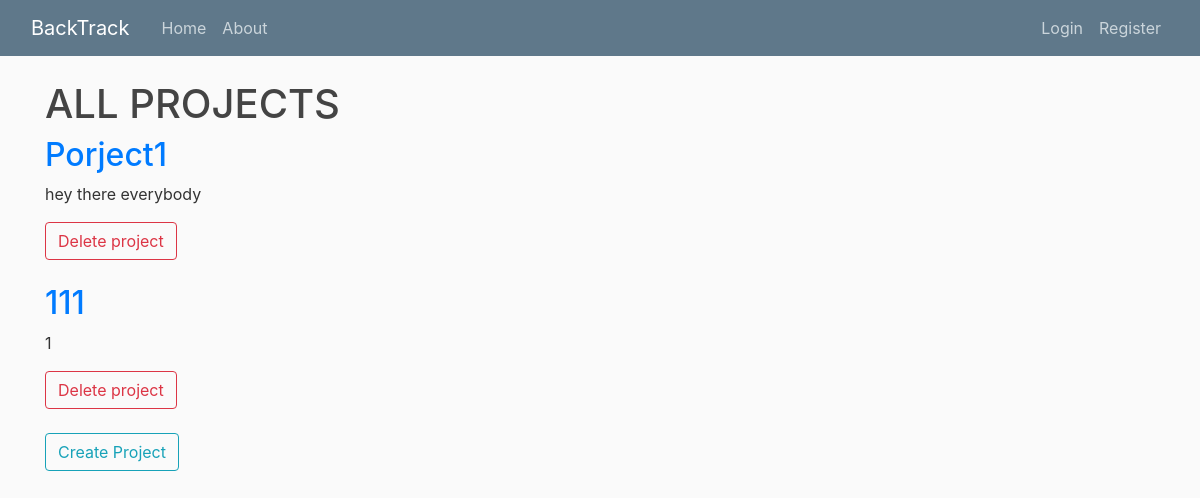
Before: / with the older database file.
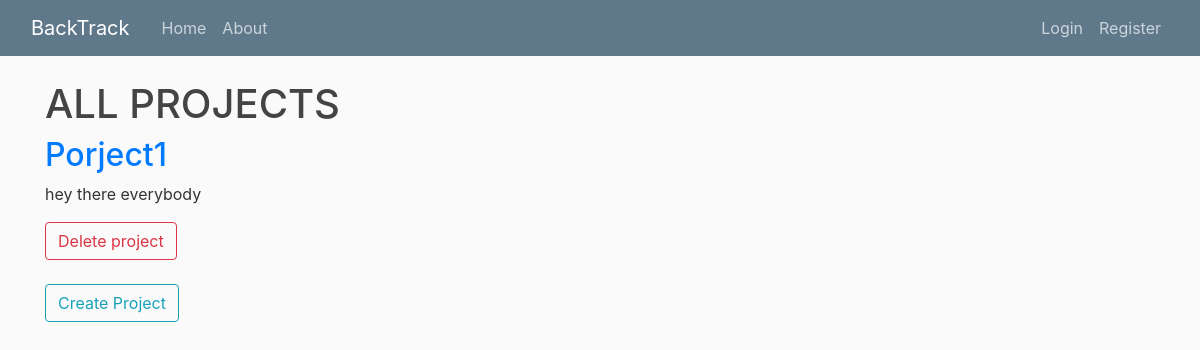
After: the same page with the newer database file.
### project/models.py (models this page shows, shortened)
class Project(models.Model):
	title = models.CharField(max_length=20, unique=True)
	details = models.TextField()
	slug = models.SlugField(unique=True, default="")
	duration = models.IntegerField("Sprint Duration(week)", default=2)

### project/views.py (the view)
# urls.py: path('', ProjectListView.as_view(), name='project-home'),
class ProjectListView(ListView):
	model = Project
	template_name = 'project/home.html'
	context_object_name = 'projects'

### templates/project/home.html
{% extends "base_noSidebar.html" %}
{% block content %}
<h1>ALL PROJECTS</h1>
{% for project in projects %}
	<h2><a href="{% url 'productBacklog-home' project.slug %}">{{ project.title }}</a></h2>
	<p align="justify">{{ project.details }}</p>
	<a class="btn btn-outline-danger" href="{% url 'project-delete' project.slug %}">Delete project</a>
	<br/>
	<br/>
{% endfor %}
<a class="btn btn-outline-info" href="{% url 'project-create' %}">Create Project</a>
{% endblock content %}

### templates/base_noSidebar.html (shortened to what this page needs)
{% load static %}
<!DOCTYPE html>
<html>
<head>
	<link rel="stylesheet" href="https://stackpath.bootstrapcdn.com/bootstrap/4.3.1/css/bootstrap.min.css">
    <link rel="stylesheet" type="text/css" href="{% static 'PBI/main.css' %}">
</head>
<body>
	<header class="site-header">
	  <nav class="navbar navbar-expand-md navbar-dark bg-steel fixed-top">
	    <div class="container-fluid">
	      <a class="navbar-brand mr-4" href="{% url 'project-home'%}">BackTrack</a>
	      <div class="collapse navbar-collapse" id="navbarToggle">
	        <div class="navbar-nav mr-auto">
	          <a class="nav-item nav-link" href="{% url 'project-home'%}">Home</a>
	          <a class="nav-item nav-link" href="#">About</a>
	        </div>
	        <div class="navbar-nav">
	           {% if user.is_authenticated%}
					<a class="nav-item nav-link" href="{% url 'profile'%}">Profile</a>
	          		<a class="nav-item nav-link" href="{% url 'logout'%}">Logout</a>
	          {% else %}
	          		<a class="nav-item nav-link" href="{% url 'login'%}">Login</a>
	          		<a class="nav-item nav-link" href="{% url 'register'%}">Register</a>
	          {% endif %}
	        </div>
	      </div>
	    </div>
	  </nav>
	</header>
	<main role="main" class="container">
	  <div class="row">
	    <div class="col-md-12">
	      {% block content %}{% endblock %}
	    </div>
	  </div>
	</main>
</body>
</html>

### productBacklog/static/PBI/main.css (style rules this page uses)
body { background: #fafafa; color: #333333; margin-top: 5rem; }
h1, h2, h3, h4, h5, h6 { color: #444444; }
.bg-steel { background-color: #5f788a; }
.site-header .navbar-nav .nav-link { color: #cbd5db; }

Changed rows visible on the page:
removed Project: title "111", details "1"
